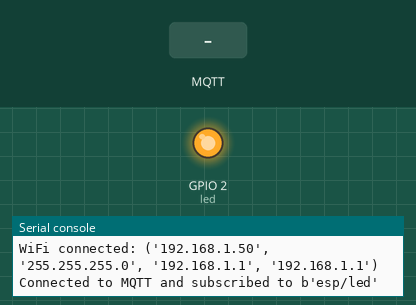
Recording of a program running on a simulated ESP8266 board running MicroPython. Shown: output pins drawn as LEDs (lit = HIGH, except the on-board LED, lit = LOW), the last lines printed to the serial console. Inputs (shaded band) come from the test bench. WiFi joins after 1.5 s; no MQTT or app messages arrive unless stated.

Above: at 2.8 s.
2.9 s: MQTT message "on" arrives on the first subscribed topic
At 3.7 s:
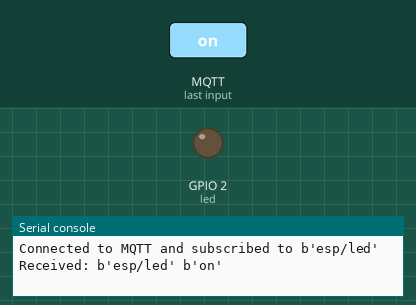
4.4 s: MQTT message "off" arrives on the first subscribed topic
At 4.9 s:
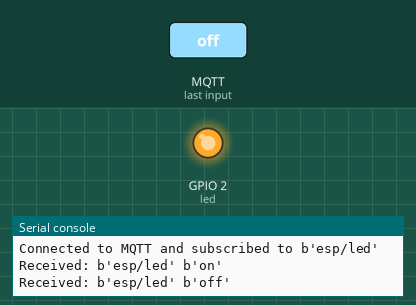
Timing chart, 0 to 7.4 s (numbered marks = the images above; inputs shaded):
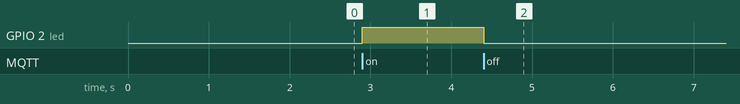

The program:

led_control.py
```python
import network
import time
from umqtt.simple import MQTTClient
import machine

# WiFi config
ssid = 'Wokwi-GUEST'
password = ''

# MQTT config
mqtt_server = 'broker.hivemq.com'
client_id = 'esp8266_client'
topic_sub = b'esp/led'

# LED setup
led = machine.Pin(2, machine.Pin.OUT)  # onboard LED, active LOW

def connect_wifi():
    wlan = network.WLAN(network.STA_IF)
    wlan.active(True)
    if not wlan.isconnected():
        print('Connecting to WiFi...')
        wlan.connect(ssid, password)
        while not wlan.isconnected():
            time.sleep(0.5)
    print('WiFi connected:', wlan.ifconfig())

def on_message(topic, msg):
    print('Received:', topic, msg)
    if msg == b'on':
        led.value(1)
    elif msg == b'off':
        led.value(0)

def connect_mqtt():
    client = MQTTClient(client_id, mqtt_server)
    client.set_callback(on_message)
    client.connect()
    client.subscribe(topic_sub)
    print('Connected to MQTT and subscribed to', topic_sub)
    return client

# Main
connect_wifi()
client = connect_mqtt()

while True:
    try:
        client.check_msg()
    except OSError as e:
        print('Error:', e)
        time.sleep(5)
        machine.reset()
```

Measured:
- after the input at 2.9 s, GPIO 2 (led): LOW → HIGH at once
- after the input at 4.4 s, GPIO 2 (led): HIGH → LOW at once
